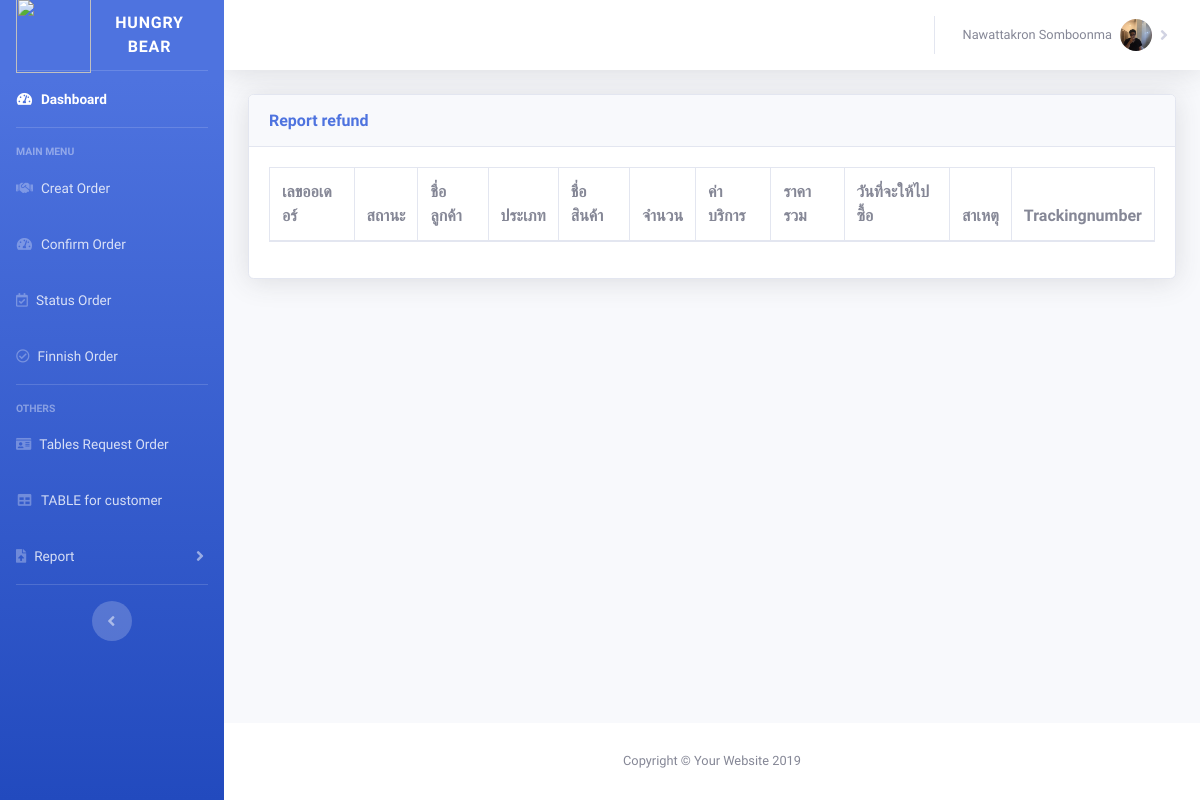
/tablerefund.php, run on an earlier commit of the app's database.
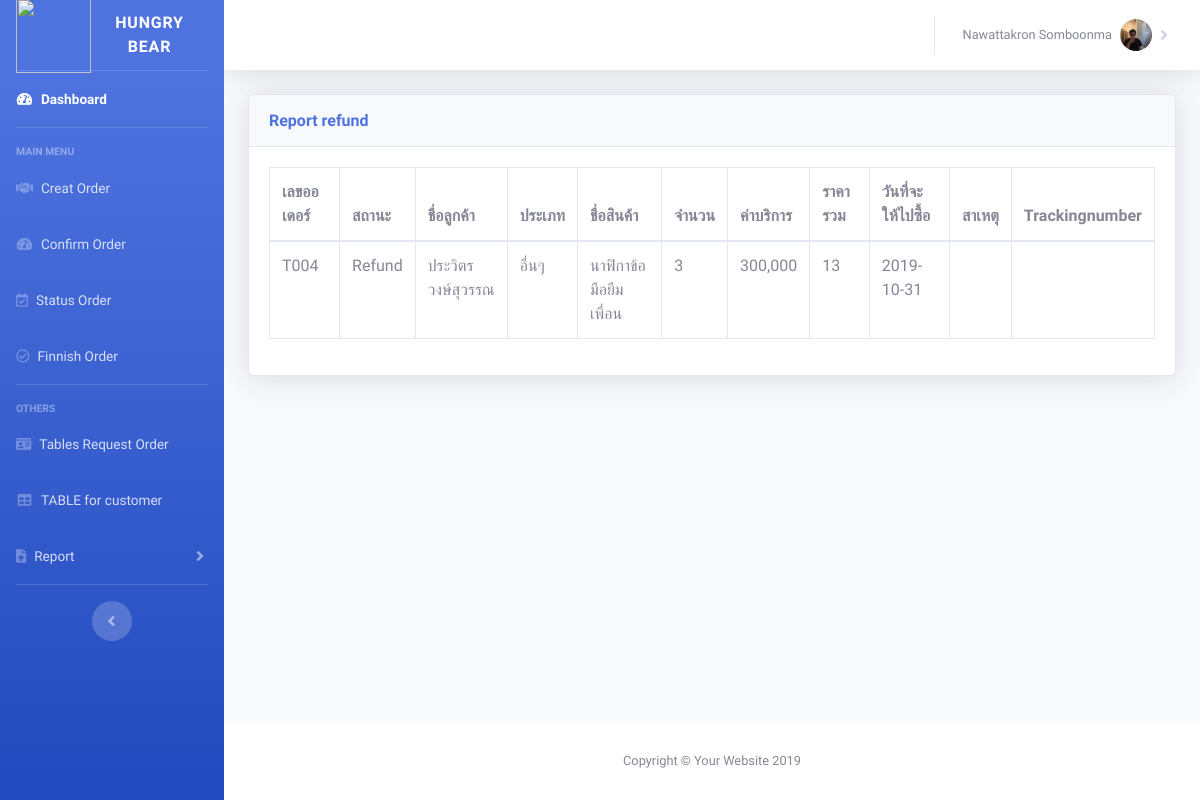
And on a later commit of the database.
### tables this page shows
CREATE TABLE `orderfence` (
  `orderid` varchar(4) NOT NULL,
  `orderstatus` varchar(50) NOT NULL,
  `ordernamecus` varchar(100) NOT NULL,
  `ordercontact` varchar(100) NOT NULL,
  `orderaddress` varchar(1000) NOT NULL,
  `typepd` varchar(50) NOT NULL,
  `ordernameproduct` varchar(300) NOT NULL,
  `orderpieceproduct` varchar(5) NOT NULL,
  `orderdetailproduct` varchar(1000) NOT NULL,
  `orderservicecharge` varchar(255) NOT NULL,
  `ordertotalprice` varchar(255) NOT NULL,
  `orderdatebuy` date NOT NULL,
  `trackingnumber` varchar(50) NOT NULL
);

### tablerefund.php (the view, shortened to what the changed rows need)
<!DOCTYPE html>
<html lang="en">
<head>
    <link href="vendor/fontawesome-free/css/all.min.css" rel="stylesheet" type="text/css">
    <link href="css/sb-admin-2.min.css" rel="stylesheet">
    <link href="vendor/datatables/dataTables.bootstrap4.min.css" rel="stylesheet">
</head>
<body id="page-top">
<div id="wrapper">
    <div id="content-wrapper" class="d-flex flex-column">
        <div id="content">
            <div class="container-fluid">
                <div class="card shadow mb-4">
                    <div class="card-body">
                        <div class="table-responsive">
                            <table class="table table-bordered" id="dbRFC" width="100%" >
                                <thead>
                                <tr>
                                    <th>เลขออเดอร์</th>
                                    <th>สถานะ</th>
                                    <th>ชื่อลูกค้า</th>
                                    <th>ประเภท</th>
                                    <th>ชื่อสินค้า</th>
                                    <th>จำนวน</th>
                                    <th>ค่าบริการ</th>
                                    <th>ราคารวม</th>
                                    <th>วันที่จะให้ไปซื้อ</th>
                                    <th>สาเหตุ</th>
                                    <th>Trackingnumber</th>
                                </tr>
                                </thead>
                                <tbody>
                                <?php
                                include('connect.php');
                                $query = "SELECT * FROM orderfence WHERE orderstatus LIKE '%refund%'" or die("Error:" . mysqli_error());
                                $result = mysqli_query($conn, $query);
                                while($row = mysqli_fetch_array($result)) {
                                    echo "<tr>";
                                    echo "<td>" . $row["orderid"]. "</td>";
                                    echo "<td>" . $row["orderstatus"]. "</td>";
                                    echo "<td>" . $row["ordernamecus"]. "</td>";
                                    echo "<td>" . $row["typepd"]. "</td>";
                                    echo "<td>" . $row["ordernameproduct"]. "</td>";
                                    echo "<td>" . $row["orderpieceproduct"]. "</td>";
                                    echo "<td>" . $row["orderservicecharge"]. "</td>";
                                    echo "<td>" . $row["ordertotalprice"]. "</td>";
                                    echo "<td>" . $row["orderdatebuy"]. "</td>";
                                    echo "<td>" . $row["refundreason"]. "</td>";
                                    echo "<td>" . $row["trackingnumber"]. "</td>";
                                    echo "</tr>";
                                }
                                ?>
                                </tbody>
                            </table>
                        </div>
                    </div>
                </div>
            </div>
        </div>
    </div>
</div>
<link rel="stylesheet" href="//cdn.datatables.net/1.10.15/css/jquery.dataTables.min.css">
<link rel="stylesheet" href="//cdn.datatables.net/buttons/1.4.1/css/buttons.dataTables.min.css">
</body>
</html>

What changed in the data, as far as the page shows it:
now on this page (row edited): orderfence: orderid "T004", orderstatus "Refund", ordernamecus "ประวิตร วงษ์สุวรรณ", typepd "อื่นๆ", ordernameproduct "นาฟิกาข้อมือยืมเพื่อน", orderpieceproduct "3", orderservicecharge "300,000", ordertotalprice "13", orderdatebuy "2019-10-31"
